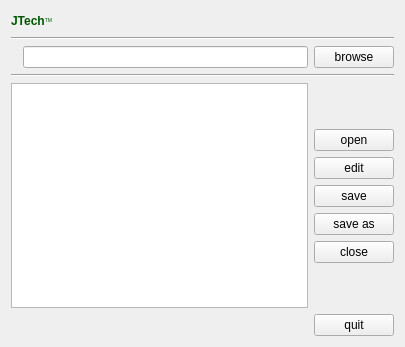
<?xml version="1.0" encoding="UTF-8"?>
<ui version="4.0">
 <class>FileManage</class>
 <widget class="QWidget" name="FileManage">
  <property name="geometry">
   <rect>
    <x>0</x>
    <y>0</y>
    <width>405</width>
    <height>347</height>
   </rect>
  </property>
  <property name="windowTitle">
   <string>JFileEditor</string>
  </property>
  <layout class="QHBoxLayout" name="horizontalLayout_5">
   <item>
    <layout class="QVBoxLayout" name="verticalLayout_5">
     <item>
      <layout class="QHBoxLayout" name="horizontalLayout_4">
       <item>
        <widget class="QLabel" name="label">
         <property name="text">
          <string>&lt;html&gt;&lt;head/&gt;&lt;body&gt;&lt;p&gt;&lt;span style=&quot; font-weight:600; color:#005500;&quot;&gt;JTech&lt;/span&gt;&lt;span style=&quot; font-size:6pt; color:#005500; vertical-align:super;&quot;&gt;TM&lt;/span&gt;&lt;/p&gt;&lt;/body&gt;&lt;/html&gt;</string>
         </property>
        </widget>
       </item>
       <item>
        <spacer name="horizontalSpacer_2">
         <property name="orientation">
          <enum>Qt::Horizontal</enum>
         </property>
         <property name="sizeHint" stdset="0">
          <size>
           <width>40</width>
           <height>20</height>
          </size>
         </property>
        </spacer>
       </item>
      </layout>
     </item>
     <item>
      <layout class="QVBoxLayout" name="verticalLayout_4">
       <item>
        <widget class="Line" name="line_4">
         <property name="orientation">
          <enum>Qt::Horizontal</enum>
         </property>
        </widget>
       </item>
       <item>
        <layout class="QVBoxLayout" name="verticalLayout_3">
         <item>
          <layout class="QVBoxLayout" name="verticalLayout_2">
           <item>
            <layout class="QHBoxLayout" name="horizontalLayout_2">
             <item>
              <widget class="Line" name="line_2">
               <property name="orientation">
                <enum>Qt::Horizontal</enum>
               </property>
              </widget>
             </item>
             <item>
              <widget class="Line" name="line_3">
               <property name="orientation">
                <enum>Qt::Horizontal</enum>
               </property>
              </widget>
             </item>
             <item>
              <widget class="QLineEdit" name="pathLine"/>
             </item>
             <item>
              <widget class="QPushButton" name="browseButton">
               <property name="text">
                <string extracomment="open file in yours system">browse</string>
               </property>
              </widget>
             </item>
            </layout>
           </item>
           <item>
            <widget class="Line" name="line">
             <property name="orientation">
              <enum>Qt::Horizontal</enum>
             </property>
            </widget>
           </item>
           <item>
            <layout class="QHBoxLayout" name="horizontalLayout">
             <item>
              <widget class="QTextEdit" name="contentText">
               <property name="font">
                <font>
                 <family>Ubuntu Mono</family>
                 <pointsize>10</pointsize>
                 <weight>50</weight>
                 <italic>false</italic>
                 <bold>false</bold>
                </font>
               </property>
               <property name="horizontalScrollBarPolicy">
                <enum>Qt::ScrollBarAsNeeded</enum>
               </property>
              </widget>
             </item>
             <item>
              <layout class="QVBoxLayout" name="verticalLayout">
               <item>
                <spacer name="verticalSpacer">
                 <property name="orientation">
                  <enum>Qt::Vertical</enum>
                 </property>
                 <property name="sizeHint" stdset="0">
                  <size>
                   <width>20</width>
                   <height>40</height>
                  </size>
                 </property>
                </spacer>
               </item>
               <item>
                <widget class="QPushButton" name="openButton">
                 <property name="text">
                  <string>open</string>
                 </property>
                </widget>
               </item>
               <item>
                <widget class="QPushButton" name="editButton">
                 <property name="text">
                  <string>edit</string>
                 </property>
                </widget>
               </item>
               <item>
                <widget class="QPushButton" name="overwriteButton">
                 <property name="text">
                  <string>save</string>
                 </property>
                </widget>
               </item>
               <item>
                <widget class="QPushButton" name="saveButton">
                 <property name="text">
                  <string extracomment="save file to other path">save as</string>
                 </property>
                </widget>
               </item>
               <item>
                <widget class="QPushButton" name="closeFileButton">
                 <property name="text">
                  <string>close</string>
                 </property>
                </widget>
               </item>
               <item>
                <spacer name="verticalSpacer_2">
                 <property name="orientation">
                  <enum>Qt::Vertical</enum>
                 </property>
                 <property name="sizeHint" stdset="0">
                  <size>
                   <width>20</width>
                   <height>40</height>
                  </size>
                 </property>
                </spacer>
               </item>
              </layout>
             </item>
            </layout>
           </item>
          </layout>
         </item>
         <item>
          <layout class="QHBoxLayout" name="horizontalLayout_3">
           <item>
            <spacer name="horizontalSpacer">
             <property name="orientation">
              <enum>Qt::Horizontal</enum>
             </property>
             <property name="sizeHint" stdset="0">
              <size>
               <width>40</width>
               <height>20</height>
              </size>
             </property>
            </spacer>
           </item>
           <item>
            <widget class="QPushButton" name="pushButton">
             <property name="text">
              <string>quit</string>
             </property>
            </widget>
           </item>
          </layout>
         </item>
        </layout>
       </item>
      </layout>
     </item>
    </layout>
   </item>
  </layout>
 </widget>
 <layoutdefault spacing="6" margin="11"/>
 <resources/>
 <connections>
  <connection>
   <sender>pushButton</sender>
   <signal>clicked()</signal>
   <receiver>FileManage</receiver>
   <slot>close()</slot>
   <hints>
    <hint type="sourcelabel">
     <x>366</x>
     <y>328</y>
    </hint>
    <hint type="destinationlabel">
     <x>398</x>
     <y>320</y>
    </hint>
   </hints>
  </connection>
 </connections>
</ui>
